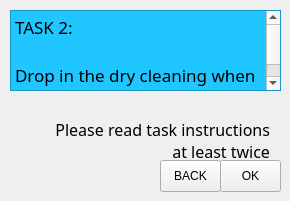
      <widget class="QWidget" name="Task2">
       <widget class="QPushButton" name="OKTaskBtn">
        <property name="geometry">
         <rect>
          <x>220</x>
          <y>160</y>
          <width>61</width>
          <height>32</height>
         </rect>
        </property>
        <property name="text">
         <string>OK</string>
        </property>
       </widget>
       <widget class="QTextEdit" name="Task2Txt">
        <property name="geometry">
         <rect>
          <x>10</x>
          <y>10</y>
          <width>271</width>
          <height>81</height>
         </rect>
        </property>
        <property name="font">
         <font>
          <family>Geneva</family>
         </font>
        </property>
        <property name="styleSheet">
         <string notr="true">#Task2Txt {
background-color: rgb(32, 198, 255)
}</string>
        </property>
        <property name="html">
         <string>&lt;!DOCTYPE HTML PUBLIC &quot;-//W3C//DTD HTML 4.0//EN&quot; &quot;http://www.w3.org/TR/REC-html40/strict.dtd&quot;&gt;
&lt;html&gt;&lt;head&gt;&lt;meta name=&quot;qrichtext&quot; content=&quot;1&quot; /&gt;&lt;style type=&quot;text/css&quot;&gt;
p, li { white-space: pre-wrap; }
&lt;/style&gt;&lt;/head&gt;&lt;body style=&quot; font-family:'Geneva'; font-size:13pt; font-weight:400; font-style:normal;&quot;&gt;
&lt;p style=&quot; margin-top:0px; margin-bottom:0px; margin-left:0px; margin-right:0px; -qt-block-indent:0; text-indent:0px;&quot;&gt;&lt;span style=&quot; font-family:'.SF NS Text';&quot;&gt;TASK 2:&lt;/span&gt;&lt;/p&gt;
&lt;p style=&quot;-qt-paragraph-type:empty; margin-top:0px; margin-bottom:0px; margin-left:0px; margin-right:0px; -qt-block-indent:0; text-indent:0px; font-family:'.SF NS Text';&quot;&gt;&lt;br /&gt;&lt;/p&gt;
&lt;p style=&quot; margin-top:0px; margin-bottom:0px; margin-left:0px; margin-right:0px; -qt-block-indent:0; text-indent:0px;&quot;&gt;&lt;span style=&quot; font-family:'.SF NS Text';&quot;&gt;Drop in the dry cleaning when you go out shopping&lt;/span&gt;&lt;/p&gt;&lt;/body&gt;&lt;/html&gt;</string>
        </property>
       </widget>
       <widget class="QPushButton" name="backBtn">
        <property name="geometry">
         <rect>
          <x>160</x>
          <y>160</y>
          <width>61</width>
          <height>32</height>
         </rect>
        </property>
        <property name="text">
         <string>BACK</string>
        </property>
       </widget>
       <widget class="QLabel" name="startTaskError">
        <property name="geometry">
         <rect>
          <x>29</x>
          <y>120</y>
          <width>241</width>
          <height>41</height>
         </rect>
        </property>
        <property name="font">
         <font>
          <family>Geneva</family>
          <pointsize>12</pointsize>
         </font>
        </property>
        <property name="text">
         <string>Please read task instructions
 at least twice</string>
        </property>
        <property name="alignment">
         <set>Qt::AlignRight|Qt::AlignTrailing|Qt::AlignVCenter</set>
        </property>
       </widget>
      </widget>
